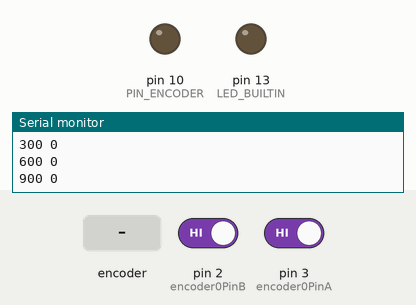
Simulated run of this sketch. Board: Arduino Uno, built with avr-gcc and run on an emulated ATmega328P. Shown: output pins drawn as LEDs (lit = HIGH), the last lines printed to the serial monitor. The test bench sets the inputs (shaded band); at power-on: pin 2 (encoder0PinB) HIGH, pin 3 (encoder0PinA) HIGH.

Above: at 1.2 s.
1.3 s: rotary encoder on pin 3 (encoder0PinA) / pin 2 (encoder0PinB) turned 2 steps (second pin leading)
At 2.0 s:
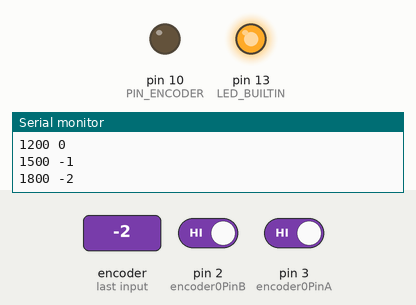
Timing chart, 0 to 4.3 s (numbered marks = the images above; inputs shaded):
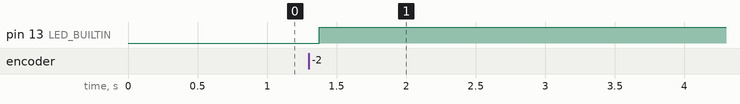

Measured:
- after the input at 1.3 s, pin 13 (LED_BUILTIN): LOW → HIGH after 0.08 s

The sketch:

test_enconder.ino
```cpp
/**
 * PID Control
 */

#define encoder0PinA 3
#define encoder0PinB 2
#define PIN_ENCODER 10

// Encoder
volatile long  encoderCount = 0;
volatile bool isRotatingCCW = true;
long  encoderCountTotal = 0;

// Timers (ms)
unsigned long currentTime;
unsigned long lastTime;
const unsigned long periodTime = 300; // For Real Systems You should try something above 200ms due to the serial communication time

/**
 * Setup Routine
 * - Run once at beginning
 */
void setup() {

    // PID - Set Input PIN
    pinMode(PIN_ENCODER, OUTPUT);


    // Encoder - Set PIN
    pinMode(encoder0PinA, INPUT_PULLUP);
    pinMode(encoder0PinB, INPUT_PULLUP);

    // Attach Interrupt signal to Encoder PIN
    attachInterrupt(digitalPinToInterrupt(encoder0PinA), isrCount, RISING);


    pinMode(LED_BUILTIN, OUTPUT);

    // Serial
    Serial.begin(9600);
}

void loop(){
    // Control Loop Frequency Time
    if(millis() >= lastTime + periodTime)
    {
      lastTime = millis(); // Reset Timer

      // Read Encoder
      noInterrupts();
      encoderCountTotal += encoderCount;
      encoderCount = 0;
      interrupts();

      // Serial - Plot Chart
      Serial.print(millis());
      Serial.print(" ");
      Serial.println(encoderCountTotal);
    }
}

/**
 * Count Enconder Steps
 *  - Called by Interruption
 */
void isrCount()
{
  // Detect Rotation Direction
  isRotatingCCW = digitalRead(encoder0PinB);
  digitalWrite(LED_BUILTIN,isRotatingCCW);
  if(isRotatingCCW == HIGH)
  {
    encoderCount--;
  }
  else
  {
    encoderCount++;
  }
}
```
